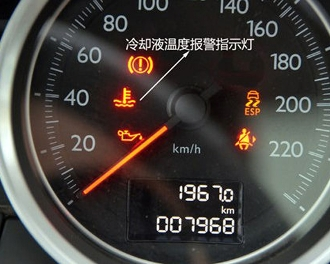
#> input picture python/problem.jpg, 330 x 264 px
$ python 'hello opencv.py'
#> lines starting #> are read from the running program, lines starting #| are printed output that depends on the picture
import numpy as np
import matplotlib.pyplot as plt
import cv2
#
car=cv2.imread('problem.jpg',cv2.IMREAD_GRAYSCALE)
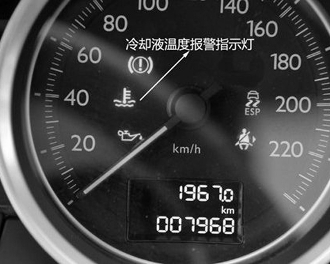
#> car: shape (264, 330); min 0, max 255, mean 67.9
#IMREAD_COLOR=1
#IMREAD_UNCHANGED=-1

cv2.imshow('problem.jpg',car)
cv2.waitKey(0)
cv2.destroyAllWindows
##
